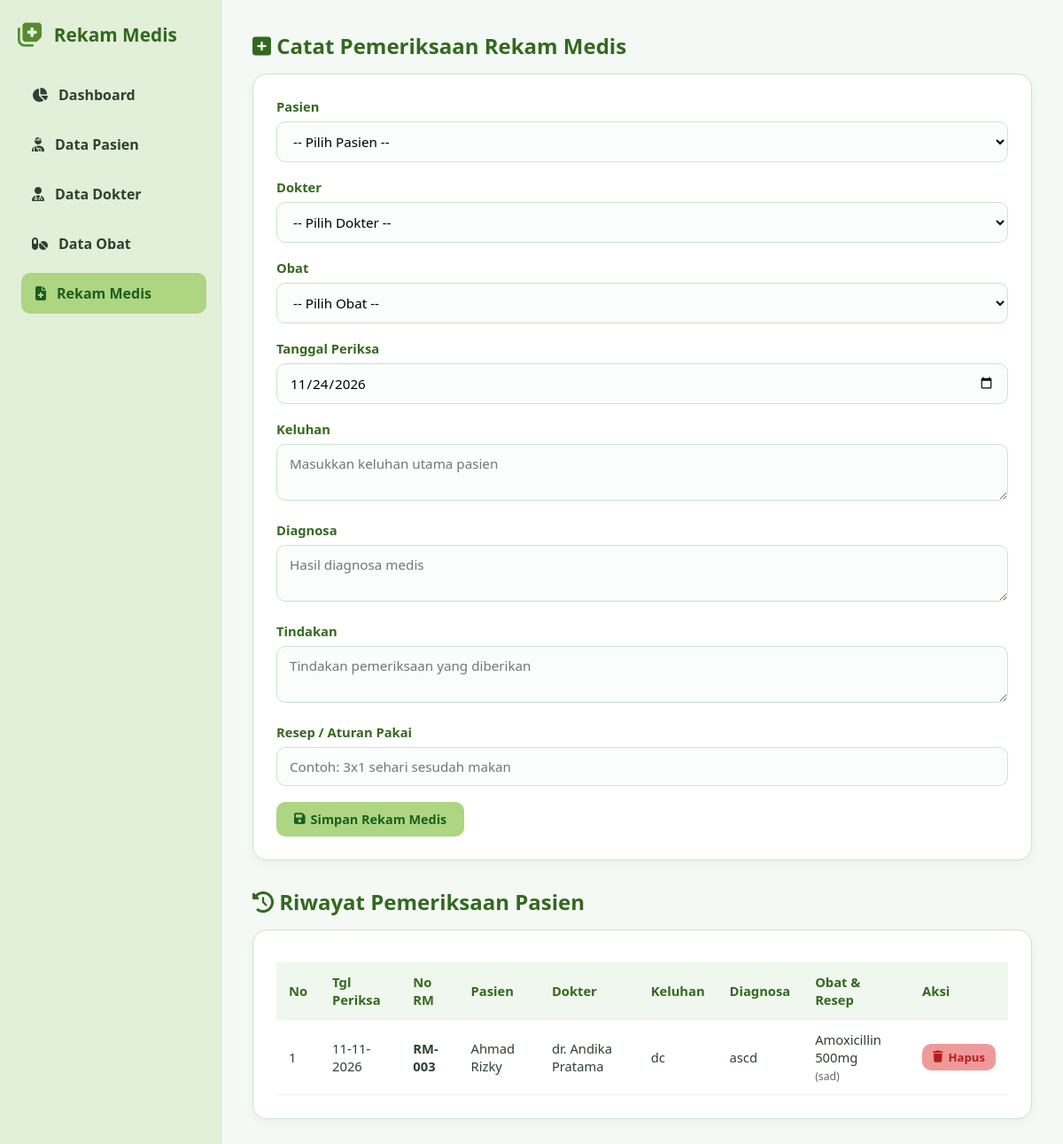
The app's page /rekam_medis.php with its own data.
### tables this page shows
CREATE TABLE `rekam_medis` (
  `id_rekam` int(11) NOT NULL,
  `id_pasien` int(11) NOT NULL,
  `id_dokter` int(11) NOT NULL,
  `id_obat` int(11) NOT NULL,
  `tanggal_periksa` date NOT NULL,
  `keluhan` text NOT NULL,
  `diagnosa` text NOT NULL,
  `tindakan` text NOT NULL,
  `resep` varchar(100) NOT NULL
);

CREATE TABLE `pasien` (
  `id_pasien` int(11) NOT NULL,
  `no_rm` varchar(20) NOT NULL,
  `nama_pasien` varchar(100) NOT NULL,
  `jenis_kelamin` enum('L','P') NOT NULL,
  `tanggal_lahir` date NOT NULL,
  `alamat` text NOT NULL
);

CREATE TABLE `dokter` (
  `id_dokter` int(11) NOT NULL,
  `nama_dokter` varchar(100) NOT NULL,
  `spesialisasi` varchar(50) NOT NULL
);

CREATE TABLE `obat` (
  `id_obat` int(11) NOT NULL,
  `nama_obat` varchar(100) NOT NULL,
  `satuan` varchar(30) NOT NULL,
  `stok` int(11) NOT NULL
);

### rekam_medis.php (the view, shortened to what this page needs)
<?php
require_once 'koneksi.php';
?>
<!DOCTYPE html>
<html lang="id">
<head>
    <link rel="stylesheet" href="https://cdnjs.cloudflare.com/ajax/libs/font-awesome/6.4.0/css/all.min.css">
    <link rel="stylesheet" href="style.css">
</head>
<body>
    <div class="sidebar">
        <div class="sidebar-header">
            <i class="fa-solid fa-notes-medical"></i>
            <h2>Rekam Medis</h2>
        </div>
        <nav>
            <a href="index.php"><i class="fa-solid fa-chart-pie"></i> Dashboard</a>
            <a href="pasien.php"><i class="fa-solid fa-user-injured"></i> Data Pasien</a>
            <a href="dokter.php"><i class="fa-solid fa-user-doctor"></i> Data Dokter</a>
            <a href="obat.php"><i class="fa-solid fa-pills"></i> Data Obat</a>
            <a href="rekam_medis.php" class="active"><i class="fa-solid fa-file-medical"></i> Rekam Medis</a>
        </nav>
    </div>
    <div class="main-content">
        <h2 style="color: var(--primary-dark); margin-bottom: 15px;"><i class="fa-solid fa-square-plus"></i> Catat Pemeriksaan Rekam Medis</h2>
        <div class="table-container">
            <form action="rekam_medis.php" method="POST">
                <div class="form-group">
                    <label>Pasien</label>
                    <select name="id_pasien" required>
                        <option value="">-- Pilih Pasien --</option>
                    </select>
                </div>
                <div class="form-group">
                    <label>Dokter</label>
                    <select name="id_dokter" required>
                        <option value="">-- Pilih Dokter --</option>
                    </select>
                </div>
                <div class="form-group">
                    <label>Obat</label>
                    <select name="id_obat" required>
                        <option value="">-- Pilih Obat --</option>
                    </select>
                </div>
                <div class="form-group">
                    <label>Tanggal Periksa</label>
                    <input type="date" name="tanggal_periksa" value="<?= date('Y-m-d'); ?>" required>
                </div>
                <div class="form-group">
                    <label>Keluhan</label>
                    <textarea name="keluhan" rows="2" placeholder="Masukkan keluhan utama pasien" required></textarea>
                </div>
                <div class="form-group">
                    <label>Diagnosa</label>
                    <textarea name="diagnosa" rows="2" placeholder="Hasil diagnosa medis" required></textarea>
                </div>
                <div class="form-group">
                    <label>Tindakan</label>
                    <textarea name="tindakan" rows="2" placeholder="Tindakan pemeriksaan yang diberikan" required></textarea>
                </div>
                <div class="form-group">
                    <label>Resep / Aturan Pakai</label>
                    <input type="text" name="resep" placeholder="Contoh: 3x1 sehari sesudah makan" required>
                </div>
                <button type="submit" name="simpan" class="btn btn-primary">
                    <i class="fa-solid fa-floppy-disk"></i> Simpan Rekam Medis
                </button>
            </form>
        </div>
        <h2 style="color: var(--primary-dark); margin-bottom: 15px;"><i class="fa-solid fa-clock-rotate-left"></i> Riwayat Pemeriksaan Pasien</h2>
        <div class="table-container">
            <table>
                <thead>
                    <tr>
                        <th>No</th>
                        <th>Tgl Periksa</th>
                        <th>No RM</th>
                        <th>Pasien</th>
                        <th>Dokter</th>
                        <th>Keluhan</th>
                        <th>Diagnosa</th>
                        <th>Obat & Resep</th>
                        <th>Aksi</th>
                    </tr>
                </thead>
                <tbody>
                    <?php
                    $no = 1;
                    $sql = "SELECT rm.*, p.no_rm, p.nama_pasien, d.nama_dokter, o.nama_obat
                            FROM rekam_medis rm
                            JOIN pasien p ON rm.id_pasien = p.id_pasien
                            JOIN dokter d ON rm.id_dokter = d.id_dokter
                            JOIN obat o ON rm.id_obat = o.id_obat
                            ORDER BY rm.id_rekam DESC";
                    $query = mysqli_query($koneksi, $sql);
                    if (mysqli_num_rows($query) > 0) {
                        while ($data = mysqli_fetch_assoc($query)) {
                    ?>
                    <tr>
                        <td><?= $no++; ?></td>
                        <td><?= date('d-m-Y', strtotime($data['tanggal_periksa'])); ?></td>
                        <td><strong><?= $data['no_rm']; ?></strong></td>
                        <td><?= $data['nama_pasien']; ?></td>
                        <td><?= $data['nama_dokter']; ?></td>
                        <td><?= $data['keluhan']; ?></td>
                        <td><?= $data['diagnosa']; ?></td>
                        <td><?= $data['nama_obat']; ?><br><small style="color:#666;">(<?= $data['resep']; ?>)</small></td>
                        <td>
                            <a href="rekam_medis.php?hapus=<?= $data['id_rekam']; ?>" class="btn btn-delete" onclick="return confirm('Hapus data rekam medis ini?')">
                                <i class="fa-solid fa-trash"></i> Hapus
                            </a>
                        </td>
                    </tr>
                    <?php
                        }
                    } else {
                        echo "<tr><td colspan='9' style='text-align:center; color:#888;'>Belum ada data rekam medis terdaftar.</td></tr>";
                    }
                    ?>
                </tbody>
            </table>
        </div>
    </div>
</body>
</html>

### style.css (style rules this page uses)
:root { --bg-color: #f4f9f5; --sidebar-bg: #e2f0d9; --card-bg: #ffffff; --primary-color: #558b2f; --primary-light: #aed581; --primary-dark: #33691e; --text-color: #2e4033; --border-color: #c8e6c9; --accent-blue: #81d4fa; --accent-danger: #ef9a9a; }
* { box-sizing: border-box; margin: 0; padding: 0; font-family: 'Segoe UI', Tahoma, Geneva, Verdana, sans-serif; }
body { background-color: var(--bg-color); color: var(--text-color); display: flex; min-height: 100vh; }
.sidebar { width: 250px; background-color: var(--sidebar-bg); padding: 25px 20px; border-right: 1px solid var(--border-color); display: flex; flex-direction: column; }
.sidebar-header { display: flex; align-items: center; gap: 12px; margin-bottom: 30px; }
.sidebar-header i { font-size: 1.8rem; color: var(--primary-color); }
.sidebar-header h2 { font-size: 1.3rem; color: var(--primary-dark); }
.sidebar nav a { display: flex; align-items: center; gap: 12px; color: var(--text-color); text-decoration: none; padding: 12px 16px; border-radius: 10px; margin-bottom: 10px; font-weight: 600; transition: all 0.25s ease; }
.sidebar nav a:hover, .sidebar nav a.active { background-color: var(--primary-light); color: #1b5e20; transform: translateX(4px); }
.main-content { flex: 1; padding: 35px; overflow-y: auto; }
.table-container { background: var(--card-bg); padding: 26px; border-radius: 16px; box-shadow: 0 4px 12px rgba(0,0,0,0.04); border: 1px solid var(--border-color); margin-bottom: 30px; }
.form-group { margin-bottom: 18px; }
.form-group label { display: block; margin-bottom: 7px; font-weight: 600; font-size: 0.92rem; color: var(--primary-dark); }
.form-group input, .form-group select, .form-group textarea { width: 100%; padding: 11px 14px; border: 1.5px solid var(--border-color); border-radius: 10px; outline: none; font-size: 0.95rem; background-color: #fafdfb; transition: all 0.2s ease; }
.btn { display: inline-flex; align-items: center; gap: 6px; padding: 10px 20px; border-radius: 10px; text-decoration: none; font-size: 0.9rem; font-weight: 600; cursor: pointer; border: none; transition: all 0.2s ease; }
.btn-primary { background-color: var(--primary-light); color: #1b5e20; }
.btn-delete { background-color: var(--accent-danger); color: #b71c1c; padding: 6px 12px; font-size: 0.82rem; }
table { width: 100%; border-collapse: collapse; margin-top: 10px; }
th, td { padding: 12px 14px; text-align: left; border-bottom: 1px solid #f0f0f0; font-size: 0.92rem; }
th { background-color: #f0f7ee; color: var(--primary-dark); font-weight: 700; }

### records on screen
rekam_medis: tanggal_periksa "11-11-2026", id_pasien.no_rm "RM-003", id_pasien.nama_pasien "Ahmad Rizky", id_dokter.nama_dokter "dr. Andika Pratama", keluhan "dc", diagnosa "ascd", id_obat.nama_obat "Amoxicillin 500mg", resep "sad"
